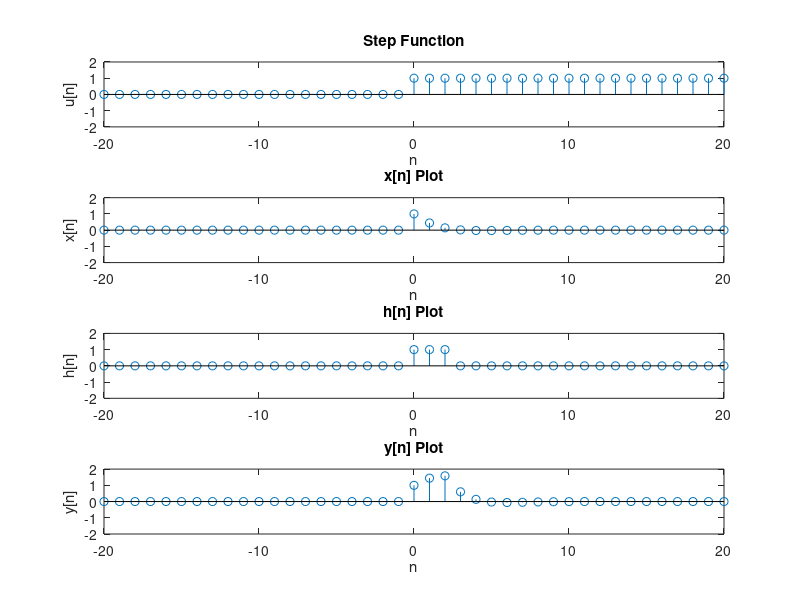

The MATLAB script that drew this image:
%{
Rolando Rosales - 1001850424
CSE 3313 - Homework 2 - Problem M1
%}

SeqSize = 20;
x = (-SeqSize:SeqSize);
len = length(x);

StepFunc = zeros(1,len);
for i = len-20:len
    StepFunc(i) = 1;
end

xn = zeros(1,len);
for n = 1:len
    xn(n) = (1/2)^(n-SeqSize-1)*cos((2*pi*(n-SeqSize-1))/(13))*StepFunc(n);
end

hn = zeros(1,len);
for n = 4:len
    hn(n) = StepFunc(n) - StepFunc(n - 3);
end

yn = conv(xn,hn,'same');

subplot(4,1,1);
stem(x,StepFunc);
title('Step Function');
xlabel('n');
ylabel('u[n]');
ylim([-2 2]);

subplot(4,1,2);
stem(x,xn);
title('x[n] Plot');
xlabel('n');
ylabel('x[n]');
ylim([-2 2]);

subplot(4,1,3);
stem(x,hn);
title('h[n] Plot');
xlabel('n');
ylabel('h[n]');
ylim([-2 2]);

subplot(4,1,4);
stem(x,yn);
title('y[n] Plot');
xlabel('n');
ylabel('y[n]');
ylim([-2 2]);
